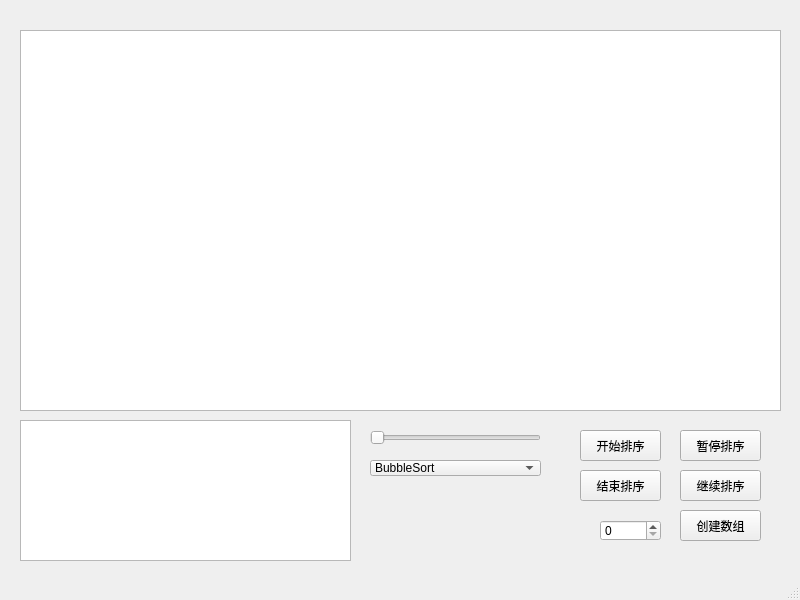
<?xml version="1.0" encoding="UTF-8"?>
<ui version="4.0">
 <class>MainWindow</class>
 <widget class="QMainWindow" name="MainWindow">
  <property name="geometry">
   <rect>
    <x>0</x>
    <y>0</y>
    <width>800</width>
    <height>600</height>
   </rect>
  </property>
  <property name="windowTitle">
   <string>MainWindow</string>
  </property>
  <widget class="QWidget" name="centralwidget">
   <widget class="QGraphicsView" name="graphicsView">
    <property name="geometry">
     <rect>
      <x>20</x>
      <y>30</y>
      <width>761</width>
      <height>381</height>
     </rect>
    </property>
   </widget>
   <widget class="QPlainTextEdit" name="codeTextEdit">
    <property name="geometry">
     <rect>
      <x>20</x>
      <y>420</y>
      <width>331</width>
      <height>141</height>
     </rect>
    </property>
   </widget>
   <widget class="QPushButton" name="startButton">
    <property name="geometry">
     <rect>
      <x>580</x>
      <y>430</y>
      <width>81</width>
      <height>31</height>
     </rect>
    </property>
    <property name="text">
     <string>开始排序</string>
    </property>
   </widget>
   <widget class="QSlider" name="speedSlider">
    <property name="geometry">
     <rect>
      <x>370</x>
      <y>430</y>
      <width>171</width>
      <height>16</height>
     </rect>
    </property>
    <property name="orientation">
     <enum>Qt::Orientation::Horizontal</enum>
    </property>
   </widget>
   <widget class="QComboBox" name="AlgorithmChoiceBox">
    <property name="geometry">
     <rect>
      <x>370</x>
      <y>460</y>
      <width>171</width>
      <height>16</height>
     </rect>
    </property>
    <item>
     <property name="text">
      <string>BubbleSort</string>
     </property>
    </item>
    <item>
     <property name="text">
      <string>SelectionSort</string>
     </property>
    </item>
    <item>
     <property name="text">
      <string>InsertionSort</string>
     </property>
    </item>
    <item>
     <property name="text">
      <string>MergeSort</string>
     </property>
    </item>
    <item>
     <property name="text">
      <string>QuickSort</string>
     </property>
    </item>
    <item>
     <property name="text">
      <string>RandomQucikSort</string>
     </property>
    </item>
    <item>
     <property name="text">
      <string>CountingSort</string>
     </property>
    </item>
   </widget>
   <widget class="QPushButton" name="pauseButton">
    <property name="geometry">
     <rect>
      <x>680</x>
      <y>430</y>
      <width>81</width>
      <height>31</height>
     </rect>
    </property>
    <property name="text">
     <string>暂停排序</string>
    </property>
   </widget>
   <widget class="QPushButton" name="endButton">
    <property name="geometry">
     <rect>
      <x>580</x>
      <y>470</y>
      <width>81</width>
      <height>31</height>
     </rect>
    </property>
    <property name="text">
     <string>结束排序</string>
    </property>
   </widget>
   <widget class="QPushButton" name="continueButton">
    <property name="geometry">
     <rect>
      <x>680</x>
      <y>470</y>
      <width>81</width>
      <height>31</height>
     </rect>
    </property>
    <property name="text">
     <string>继续排序</string>
    </property>
   </widget>
   <widget class="QPushButton" name="createButton">
    <property name="geometry">
     <rect>
      <x>680</x>
      <y>510</y>
      <width>81</width>
      <height>31</height>
     </rect>
    </property>
    <property name="text">
     <string>创建数组</string>
    </property>
   </widget>
   <widget class="QSpinBox" name="datasizeBox">
    <property name="geometry">
     <rect>
      <x>600</x>
      <y>520</y>
      <width>61</width>
      <height>21</height>
     </rect>
    </property>
   </widget>
  </widget>
  <widget class="QMenuBar" name="menubar">
   <property name="geometry">
    <rect>
     <x>0</x>
     <y>0</y>
     <width>800</width>
     <height>18</height>
    </rect>
   </property>
  </widget>
  <widget class="QStatusBar" name="statusbar"/>
 </widget>
 <resources/>
 <connections/>
</ui>
